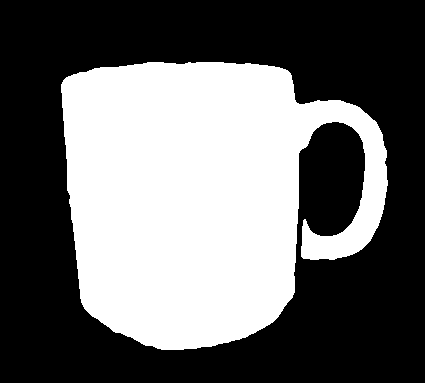
%> input picture cup.gif, 425 x 383 px
$ octave 'Morphological Operations.m'   (GNU Octave 9; MATLAB toolbox functions it lacks are replaced by stand-ins)
%> lines starting %> are read from the running program, lines starting %| are printed output that depends on the picture; in (x1, y1, x2, y2) boxes, pixels count from 0 and x2, y2 are one past the last pixel; in counts of white or black regions, pixels touching at a corner belong together; the program's own positions count from 1
% Question 1
%% Converting gifs to png images and saving
img1 = imread('cup.gif');
%> img1 is the input picture: size 383x425 uint8; 41.2% white; 1 white region, box (x1, y1, x2, y2) and area: (61, 62, 388, 350) 66997
imwrite(img1,"cup_png.png");

img2 = imread('tree.gif');
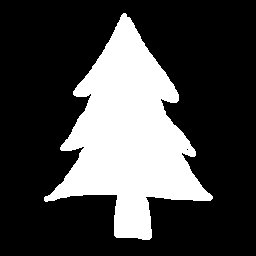
%> input picture tree.gif, 256 x 256 px
%> img2 is the input picture: size 256x256 uint8; 26.9% white; 1 white region, box (x1, y1, x2, y2) and area: (44, 13, 213, 240) 17634
imwrite(img2,"tree_png.png");

img3 = imread('apple.gif');
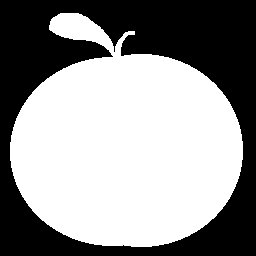
%> input picture apple.gif, 256 x 256 px
%> img3 is the input picture: size 256x256 uint8; 57.4% white; 1 black region, box (x1, y1, x2, y2) and area: (0, 0, 256, 256) 27891
imwrite(img3,"apple_png.png");
%% Reading the images

cup = imread('cup_png.png');
tree = imread('tree_png.png');
apple = imread('apple_png.png');
%% Grayscaling images

bincup = imbinarize(cup,0.5);
bintree = imbinarize(tree,0.5);
binapple = imbinarize(apple,0.5);

%% Skeletonization of the three images

skcup = bwmorph(bincup,'skel',Inf);
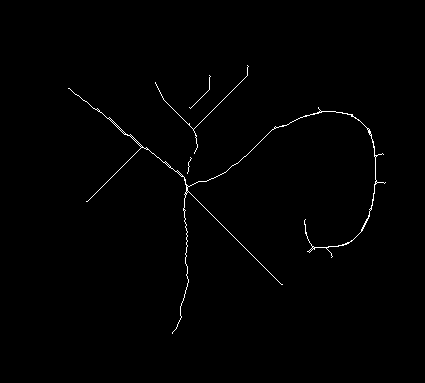
%> skcup: size 383x425 logical; 0.71% white in thin lines or dots, all inside (x1, y1, x2, y2) = (68, 65, 386, 334)
figure, imshow(skcup);title('Skeleton Cup')
imwrite(skcup,"skeleton cup.png");

sktree = bwmorph(bintree,'skel',Inf);
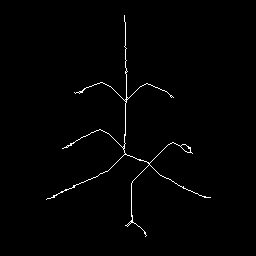
%> sktree: size 256x256 logical; 1% white in thin lines or dots, all inside (x1, y1, x2, y2) = (46, 15, 211, 237)
figure, imshow(sktree);title('Skeleton Tree')
imwrite(sktree,"skeleton tree.png");

skapple = bwmorph(binapple,'skel',Inf);
%> skapple: size 256x256 logical; 0.8% white in thin lines or dots, all inside (x1, y1, x2, y2) = (29, 23, 223, 226)
figure, imshow(skapple);title('Skeleton Apple')
imwrite(skapple,"skeleton apple.png");


%% Thinning of the images

thincup = bwmorph(bincup,'thin',Inf);
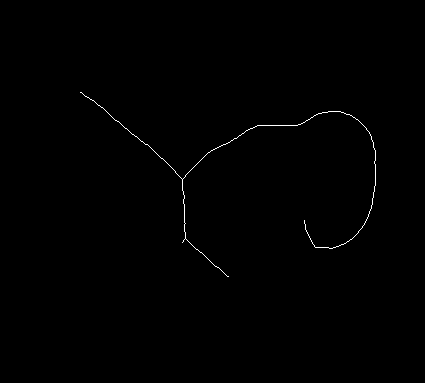
%> thincup: size 383x425 logical; 0.35% white in thin lines or dots, all inside (x1, y1, x2, y2) = (80, 92, 376, 277)
figure, imshow(thincup);title('Thinned Cup')
imwrite(thincup,"thinned cup.png");

thintree = bwmorph(bintree,'thin',Inf);
%> thintree: size 256x256 logical; 0.9% white in thin lines or dots, all inside (x1, y1, x2, y2) = (46, 18, 209, 232)
figure, imshow(thintree);title('Thinned Tree')
imwrite(thintree,"thinned tree.png");

thinapple = bwmorph(binapple,'thin',Inf);
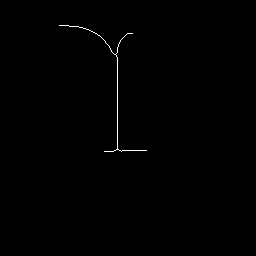
%> thinapple: size 256x256 logical; 0.34% white in thin lines or dots, all inside (x1, y1, x2, y2) = (59, 25, 147, 152)
figure, imshow(thinapple);title('Thinned Apple')
imwrite(thinapple,"thinned apple.png");

%Question 2 Morphological Operations to count number of stars
%% reading and binarizing the image
stars = imread('stars.png');
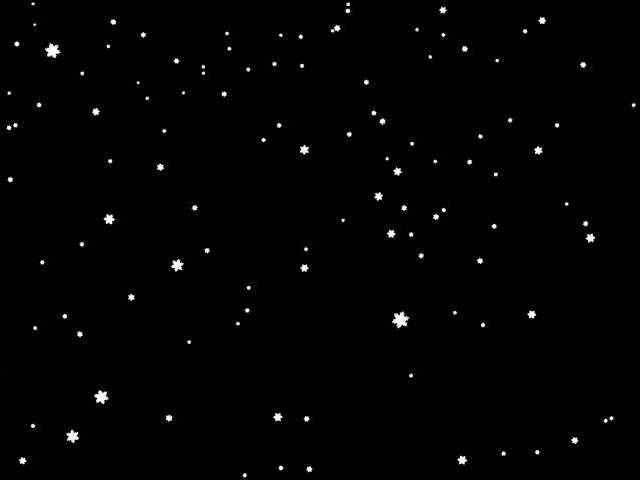
%> input picture stars.png, 640 x 480 px
%> stars is the input picture: size 480x640 uint8; min 0, max 255, mean 3.2
figure, imshow(stars), title('Original Stars')

binstars = imbinarize(stars,0.5)
%> binstars: size 480x640 logical; 0.83% white; 112 white regions (73 under 20 px), largest, box (x1, y1, x2, y2) and area: (392, 312, 409, 328) 156, (45, 43, 60, 58) 129, (94, 390, 108, 404) 115
figure, imshow(binstars), title('Binarized Stars')
imwrite(binstars,"Binarized stars.png")

%% Counting the number of objects in the binary image

[L,n] = bwlabel(binstars)
%> L: size 480x640 double; 113 distinct labels, from 0 to 112
%> n = 112
fprintf("Number of stars in the given image: %i \n",n);
%| Number of stars in the given image: 112
